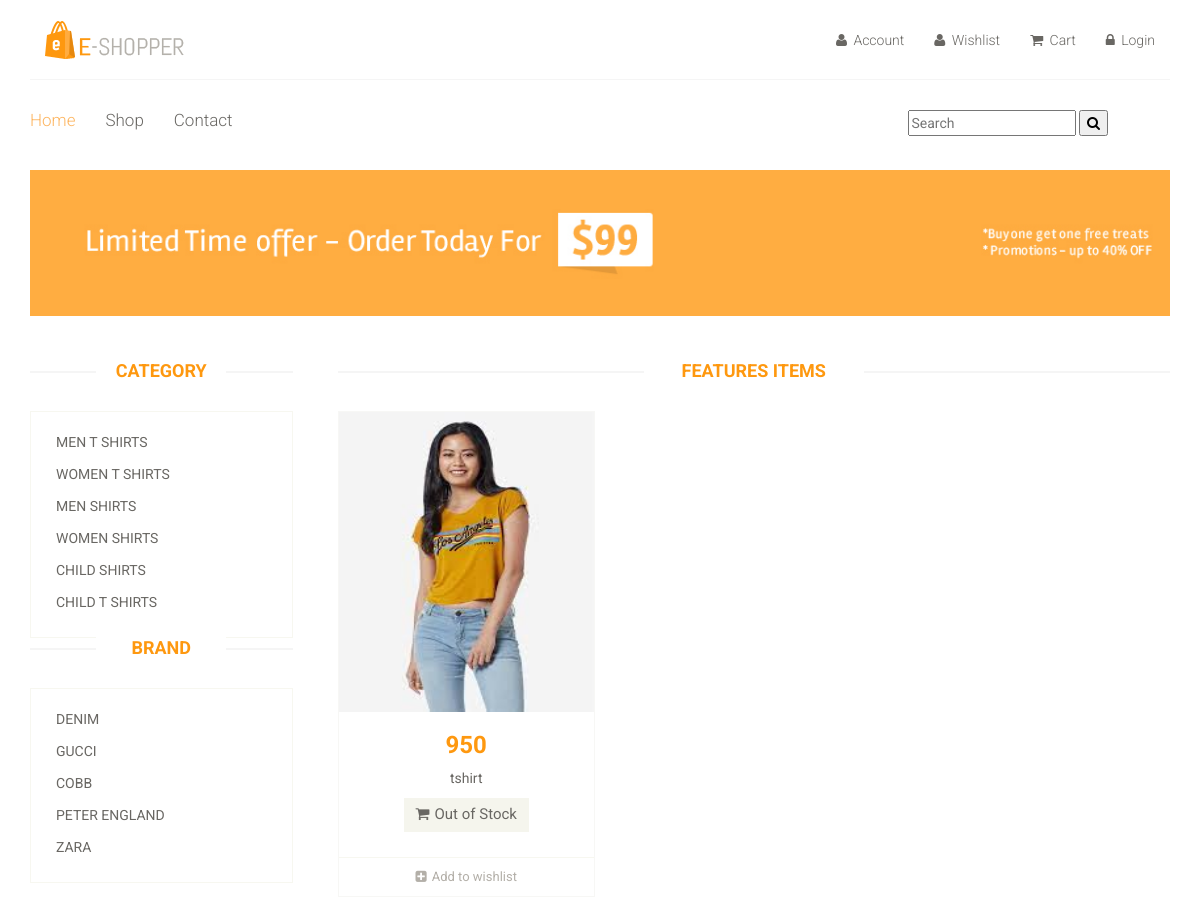
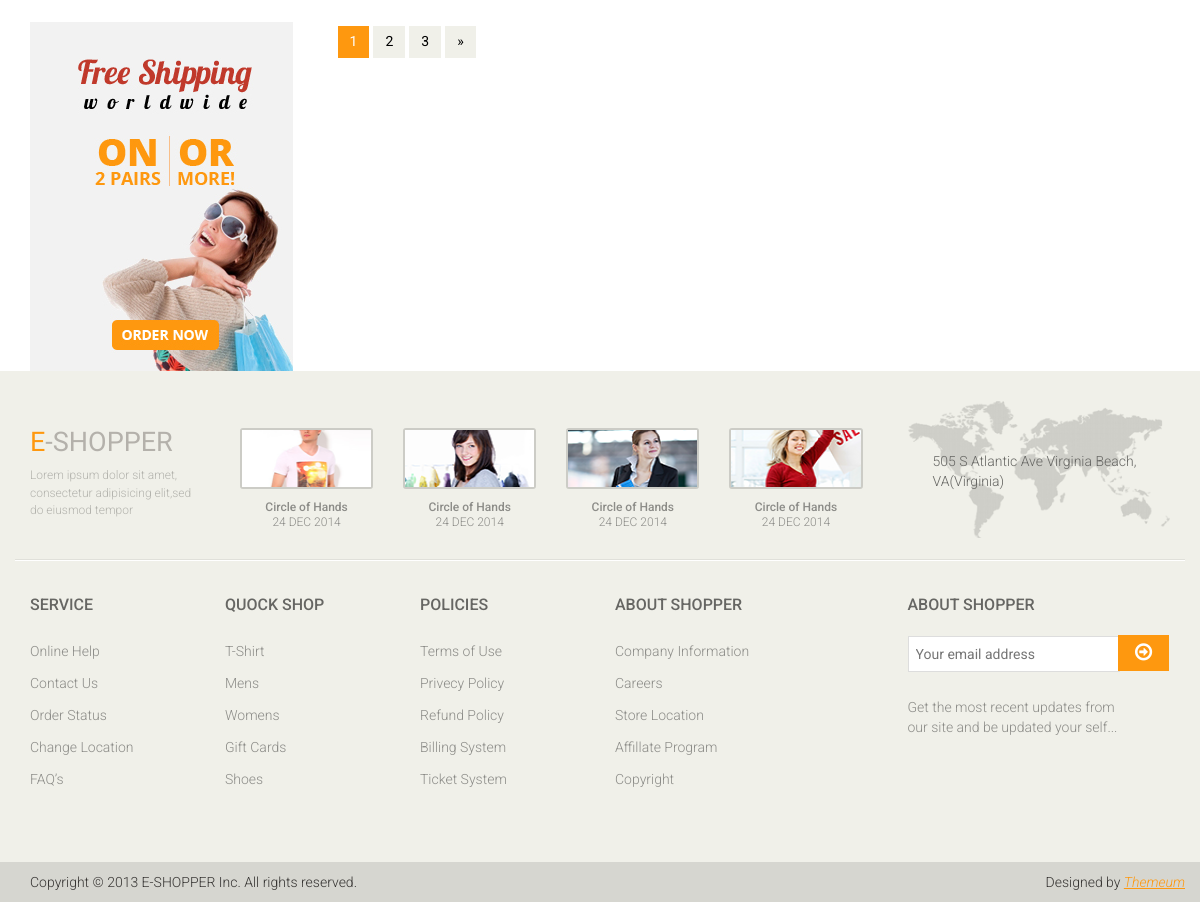
/shop/default/Gucci/, run on the app's committed database (2 pictures, top to bottom).
### mainApp/models.py (models this page shows, shortened)
class Category(models.Model):
    name=models.CharField(max_length=50)

class Brand(models.Model):
    name=models.CharField(max_length=50)

class Product(models.Model):
    name= models.CharField(max_length=50)
    desc= models.TextField()
    stock=models.BooleanField(default=False)
    category=models.ForeignKey(Category,on_delete=models.CASCADE)
    brand=models.ForeignKey(Brand,on_delete=models.CASCADE)
    seller=models.ForeignKey(Seller,on_delete=models.CASCADE)
    basePrice=models.IntegerField()
    discount=models.IntegerField(default=0,null=True,blank=True)
    finalPrice=models.IntegerField(default=0,null=True,blank=True)
    red= models.BooleanField(default=False,null=True,blank=True)
    green= models.BooleanField(default=False,null=True,blank=True)
    black= models.BooleanField(default=False,null=True,blank=True)
    white= models.BooleanField(default=False,null=True,blank=True)
    pink= models.BooleanField(default=False,null=True,blank=True)
    xs= models.BooleanField(default=False,null=True,blank=True)
    s= models.BooleanField(default=False,null=True,blank=True)
    l= models.BooleanField(default=False,null=True,blank=True)
    m= models.BooleanField(default=False,null=True,blank=True)
    xl= models.BooleanField(default=False,null=True,blank=True)
    xl= models.BooleanField(default=False,null=True,blank=True)
    img1= models.ImageField(upload_to='images/',default=None,null=True,blank=True)
    img2= models.ImageField(upload_to='images/',default=None,null=True,blank=True)
    img3= models.ImageField(upload_to='images/',default=None,null=True,blank=True)
    img4= models.ImageField(upload_to='images/',default=None,null=True,blank=True)
    img5= models.ImageField(upload_to='images/',default=None,null=True,blank=True)
    date=models.DateTimeField(auto_now=True)

### mainApp/views.py (the view)
# urls.py: path('shop/<str:cat>/<str:br>/',views.shopDetails),
def shopDetails(request,cat,br):
    c=Category.objects.all()
    brand=Brand.objects.all()
    if(cat=="default" and br=="default"):
        p=Product.objects.all()
    elif(not cat=="default" and br=="default"):
        cobj=Category.objects.get(name=cat)
        p=Product.objects.filter(category=cobj)
    elif(cat=="default" and not br=="default"):
        bobj=Brand.objects.get(name=br)
        p=Product.objects.filter(brand=bobj)
    else:
        cobj=Category.objects.get(name=cat)
        bobj=Brand.objects.get(name=br)
        p=Product.objects.filter(brand=bobj,category=cobj)
    return render(request, "shop.html",{
                        "Category":c,
                        "Brand":brand,
                        "Product":p,
                        "Cat":cat,
                        "Br":br})

### mainApp/templates/shop.html (shortened to what this page needs)
{% extends 'index.html' %}
{% load static %}
{% block body %}
	<section id="advertisement">
		<div class="container">
			<img src="{% static 'images/shop/advertisement.jpg' %}" alt="" />
		</div>
	</section>
	<section>
		<div class="container">
			<div class="row">
				<div class="col-sm-3">
					<div class="left-sidebar">
						<div class="brands_products">
							<h2>Category</h2>
							<div class="brands-name">
								<ul class="nav nav-pills nav-stacked">
									{% for i in Category %}
									<li><a href="/shop/{{i.name}}/{{Br}}/">{{i.name}}</a></li>
									{% endfor %}
								</ul>
							</div>
						</div>
						<div class="brands_products">
							<h2>Brand</h2>
							<div class="brands-name">
								<ul class="nav nav-pills nav-stacked">
									{% for i in Brand %}
									<li><a href="/shop/{{Cat}}/{{i.name}}/">{{i.name}}</a></li>
									{% endfor %}
								</ul>
							</div>
						</div>
						<div class="shipping text-center">
							<img src="{% static 'images/home/shipping.jpg' %}" alt="" />
						</div>
					</div>
				</div>
				<div class="col-sm-9 padding-right">
					<div class="features_items">
						<h2 class="title text-center">Features Items</h2>
						{% for i in Product %}
						<div class="col-sm-4">
							<div class="product-image-wrapper">
								<div class="single-products">
									<div class="productinfo text-center">
										<img src="{{i.img1.url}}" height="300px" width="150px" alt="" />
										<h2>{{i.finalPrice}}</h2>
										<p>{{i.name}}</p>
										{% if i.stock %}
										<a href="/product/{{i.id}}/" class="btn btn-default add-to-cart"><i class="fa fa-shopping-cart"></i>Add to cart</a>
										{% else %}
										<a href="/product/{{i.id}}/" class="btn btn-default add-to-cart" style="pointer-events: none"><i class="fa fa-shopping-cart"></i>Out of Stock</a>
										{% endif %}
									</div>
									<div class="product-overlay">
										<div class="overlay-content">
										</div>
									</div>
								</div>
								<div class="choose">
									<ul class="nav nav-pills nav-justified">
										<li><a href="/wishlist/{{i.id}}/"><i class="fa fa-plus-square"></i>Add to wishlist</a></li>
									</ul>
								</div>
							</div>
						</div>
						{% endfor %}
					</div>
						<ul class="pagination">
							<li class="active"><a href="">1</a></li>
							<li><a href="">2</a></li>
							<li><a href="">3</a></li>
							<li><a href="">&raquo;</a></li>
						</ul>
					</div>
				</div>
			</div>
	</section>
{% endblock %}

### mainApp/static/css/main.css (style rules this page uses)
body { font-family: 'Roboto', sans-serif; position: relative; font-weight: 400px; }
ul li { list-style: none; }
a { -webkit-transition: 300ms; transition: 300ms; }
h1, h2, h3, h4, h5, h6 { font-family: 'Roboto', sans-serif; }
.left-sidebar h2, .brands_products h2 { color: #FE980F; font-family: 'Roboto', sans-serif; font-size: 18px; font-weight: 700; margin: 0 auto 30px; text-align: center; text-transform: uppercase; position: relative; z-index: 3; }
.left-sidebar h2:after, h2.title:after { content: " "; position: absolute; border: 1px solid #f5f5f5; bottom: 8px; left: 0; width: 100%; height: 0; z-index: -2; }
.left-sidebar h2:before { content: " "; position: absolute; background: #fff; bottom: -6px; width: 130px; height: 30px; z-index: -1; left: 50%; margin-left: -65px; }
h2.title:before { content: " "; position: absolute; background: #fff; bottom: -6px; width: 220px; height: 30px; z-index: -1; left: 50%; margin-left: -110px; }
.brands-name { border: 1px solid #F7F7F0; padding-bottom: 20px; padding-top: 15px; }
.brands-name .nav-stacked li a { background-color: #FFFFFF; color: #696763; font-family: 'Roboto', sans-serif; font-size: 14px; padding: 5px 25px; text-decoration: none; text-transform: uppercase; }
.shipping { background-color: #F2F2F2; margin-top: 40px; overflow: hidden; padding-top: 20px; position: relative; }
.padding-right { padding-right: 0; }
.features_items { overflow: hidden; }
h2.title { color: #FE980F; font-family: 'Roboto', sans-serif; font-size: 18px; font-weight: 700; margin: 0 15px; text-transform: uppercase; margin-bottom: 30px; position: relative; }
.product-image-wrapper { border: 1px solid #F7F7F5; overflow: hidden; margin-bottom: 30px; }
.single-products { position: relative; }
.productinfo h2 { color: #FE980F; font-family: 'Roboto', sans-serif; font-size: 24px; font-weight: 700; }
.productinfo p { font-family: 'Roboto', sans-serif; font-size: 14px; font-weight: 400; color: #696763; }
.productinfo img { width: 100%; }
.productinfo { position: relative; }
.product-overlay { background: rgba(254, 152, 15, .8); top: 0; display: none; height: 0; position: absolute; -webkit-transition: height 500ms ease 0s; transition: height 500ms ease 0s; width: 100%; display: block; }
.product-overlay .overlay-content { bottom: 0; position: absolute; bottom: 0; text-align: center; width: 100%; }
.add-to-cart { background: #F5F5ED; border: 0 none; border-radius: 0; color: #696763; font-family: 'Roboto', sans-serif; font-size: 15px; margin-bottom: 25px; }
.add-to-cart i { margin-right: 5px; }
.choose { border-top: 1px solid #F7F7F0; }
.choose ul li a { color: #B3AFA8; font-family: 'Roboto', sans-serif; font-size: 13px; padding-left: 0; padding-right: 0; }
.choose ul li a i { margin-right: 5px; }
#advertisement { padding-bottom: 45px; }
#advertisement img { width: 100%; }
.pagination { display: inline-block; margin-bottom: 25px; margin-top: 0; padding-left: 15px; }
.pagination li:first-child a, .pagination li:first-child span { border-bottom-left-radius: 0; border-top-left-radius: 0; margin-left: 0; }
.pagination li:last-child a, .pagination li:last-child span { border-bottom-right-radius: 0; border-top-right-radius: 0; }
.pagination .active a, .pagination .active span, .pagination .active a:hover, .pagination .active span:hover, .pagination .active a:focus, .pagination .active span:focus { background-color: #FE980F; border-color: #FE980F; color: #FFFFFF; cursor: default; z-index: 2; }
.pagination li a, .pagination li span { background-color: #f0f0e9; border: 0; float: left; line-height: 1.42857; margin-left: -1px; padding: 6px 12px; position: relative; text-decoration: none; margin-right: 5px; color: #000; }

### data on the page
Category: name "MEN T SHIRTS"
Category: name "WOMEN T SHIRTS"
Category: name "MEN SHIRTS"
Category: name "WOMEN SHIRTS"
Category: name "CHILD SHIRTS"
Category: name "CHILD T SHIRTS"
Brand: name "DENIM"
Brand: name "GUCCI"
Brand: name "COBB"
Brand: name "PETER ENGLAND"
Brand: name "ZARA"
Product: img1 (picture), finalPrice "950", name "tshirt"
